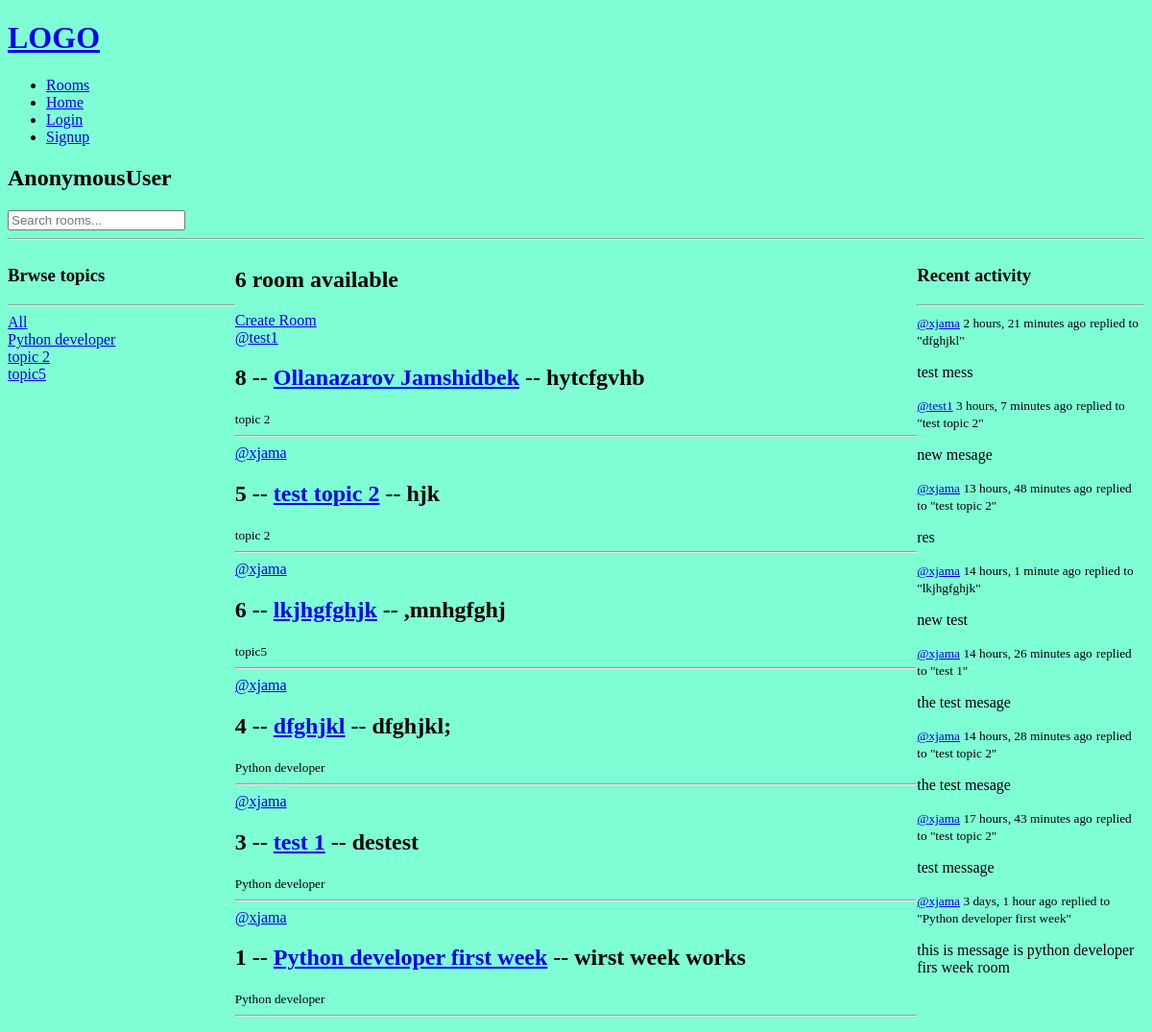
Before: / with the older database file.
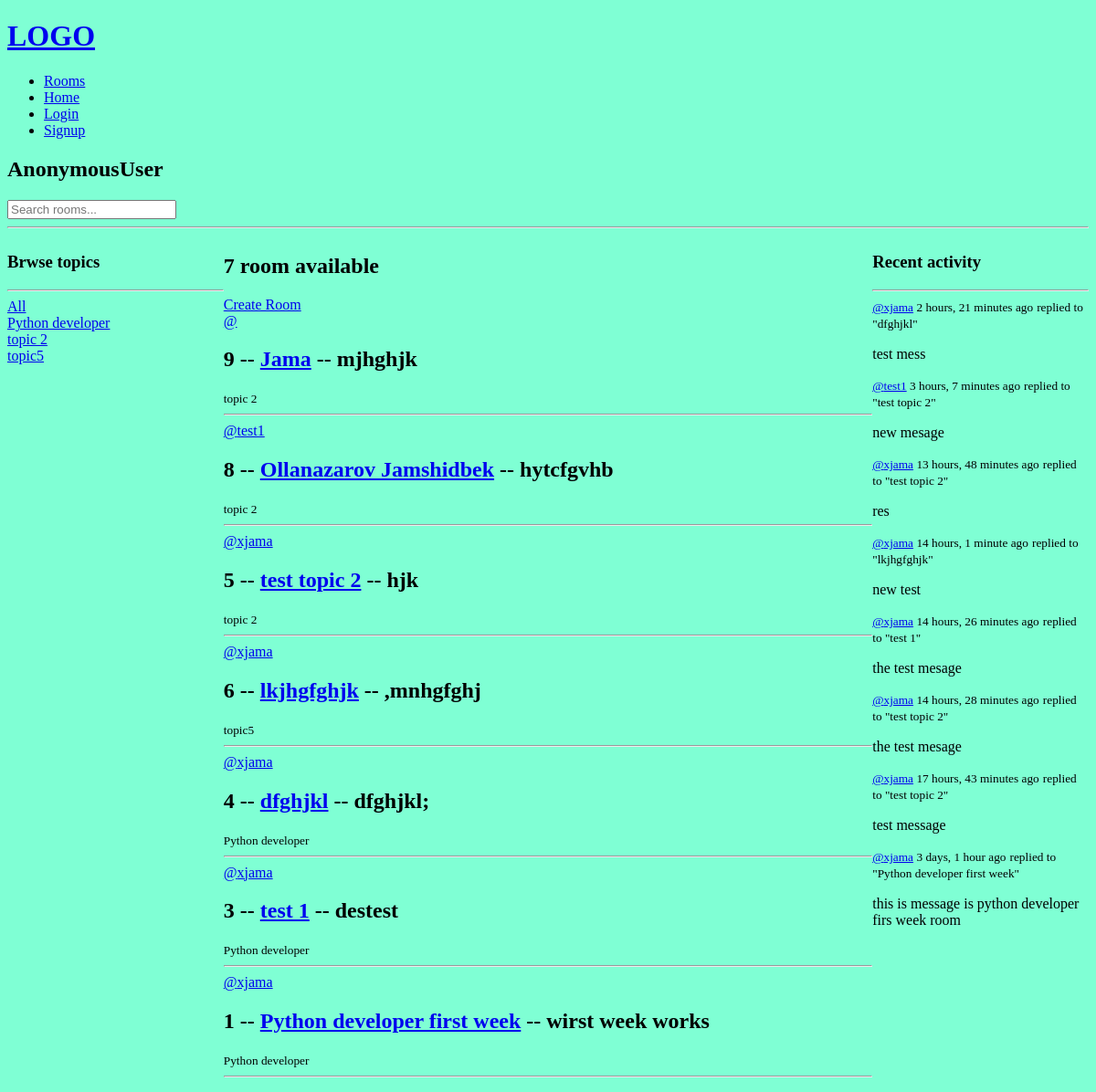
After: the same page with the newer database file.
### base/models.py (models this page shows, shortened)
class Topic(models.Model):
    name = models.CharField(max_length=200)

class Room(models.Model):
    host = models.ForeignKey(User, on_delete=models.SET_NULL, null=True)
    topic = models.ForeignKey(Topic, on_delete=models.SET_NULL, null=True)
    participants = models.ManyToManyField(User, related_name='participants', blank=True)
    name = models.CharField(max_length=200)
    description = models.TextField()
    updated = models.DateTimeField(auto_now=True)
    created = models.DateTimeField(auto_now_add = True)
    class Meta:
        ordering = ['-updated', '-created']
    def __str__(self) -> str:
        return self.name

class Message(models.Model):
    user = models.ForeignKey(User, on_delete=models.SET_NULL, null=True)
    room = models.ForeignKey(Room, on_delete=models.SET_NULL, null=True, related_name="room")
    body = models.TextField()
    updated = models.DateTimeField(auto_now=True)
    created = models.DateTimeField(auto_now_add = True)
    class Meta:
        ordering = ['-updated', '-created']
    def __str__(self) -> str:
        return self.body[:60]

### base/views.py (the view)
# urls.py: path("", views.home, name="home"),
def home(request):
    q = request.GET.get('q') if request.GET.get('q') else ""
    rooms_data = Room.objects.filter(Q(topic__name__icontains = q) |
                                       Q(name__icontains = q) |
                                       Q(description__icontains = q))
    topics_data = Topic.objects.all()
    rooms_count = rooms_data.count()
    messages_data = Message.objects.filter(Q(room__topic__name__icontains=q) |
                                           Q(room__name__icontains = q) |
                                           Q(room__description__icontains = q))
    context = {'rooms': rooms_data, 'topics': topics_data, "rooms_count": rooms_count, 'messages_data': messages_data}
    return render(request, "base/home.html", context)

### base/templates/base/home.html (shortened to what this page needs)
{% extends "main.html" %}
{% block content %}
<div class="home-container">
    <div>
        {% include 'base/topics_component.html' %}
    </div>
    <div>
        <h2>{{rooms_count}} room available</h2>
        <a href="{% url 'create-room' %}">Create Room</a>
        {% include 'base/feed_component.html' %}
    </div>
    <div>
        {% include 'base/activity_component.html' %}
    </div>
</div>
{% endblock content %}

### base/templates/base/topics_component.html
<h3>Brwse topics</h3>
        <hr>
        <a href="{% url 'home' %}">All</a>
        {% for topic in topics %}
            <div>
                <a href="{% url 'home' %}?q={{topic.name}}">{{topic.name}}</a>
            </div>
        {% endfor %}

### base/templates/base/feed_component.html (shortened to what this page needs)
<div>
    {% for room in rooms %}
    <div>
        <span><a href="{% url 'user-profile' room.host.id %}">@{{room.host.username}}</a></span>
        <h2>{{ room.id }} -- <a href="{% url 'room' room.id %}">{{ room.name }}</a> -- {{ room.description }}</h2>
        <small>{{room.topic.name}}</small>
        <hr>
    </div>
    {% endfor %}
</div>

### base/templates/base/activity_component.html (shortened to what this page needs)
<h3>Recent activity</h3>
<hr>
{% for message in messages_data %}
    <div>
        <small><a href="{% url 'user-profile' message.user.id %}">@{{ message.user}}</a> {{message.created|timesince }} ago</small>
        <small>replied to "{{ message.room }}"</small>
        <p>{{message}}</p>
    </div>
{% endfor %}

Changed rows visible on the page:
added Room: id "9", name "Jama", description "mjhghjk", topic.name "topic 2"
Other visible differences:
{{ rooms_count }}: "6" → "7"
